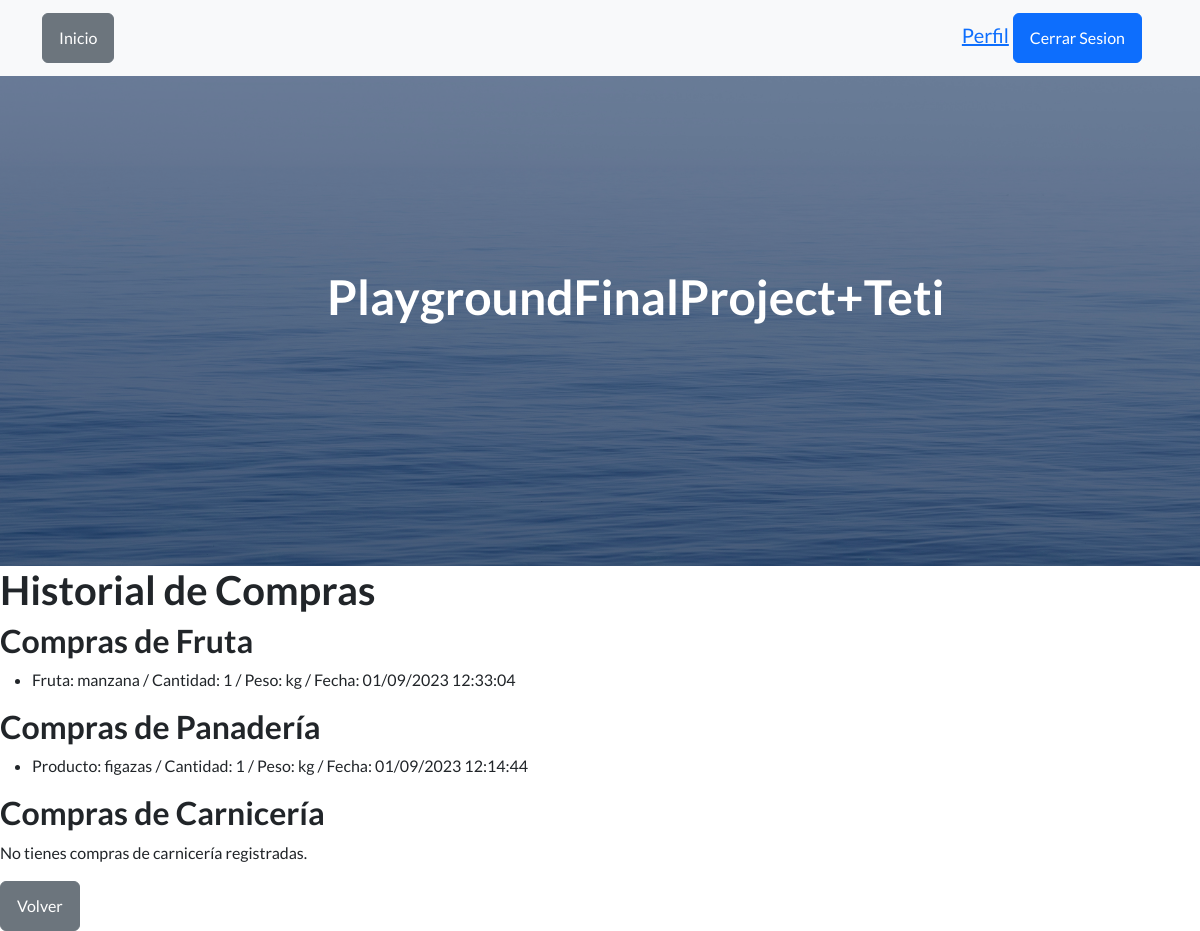
Before: /app1/compras/ (signed in) with the older database file.
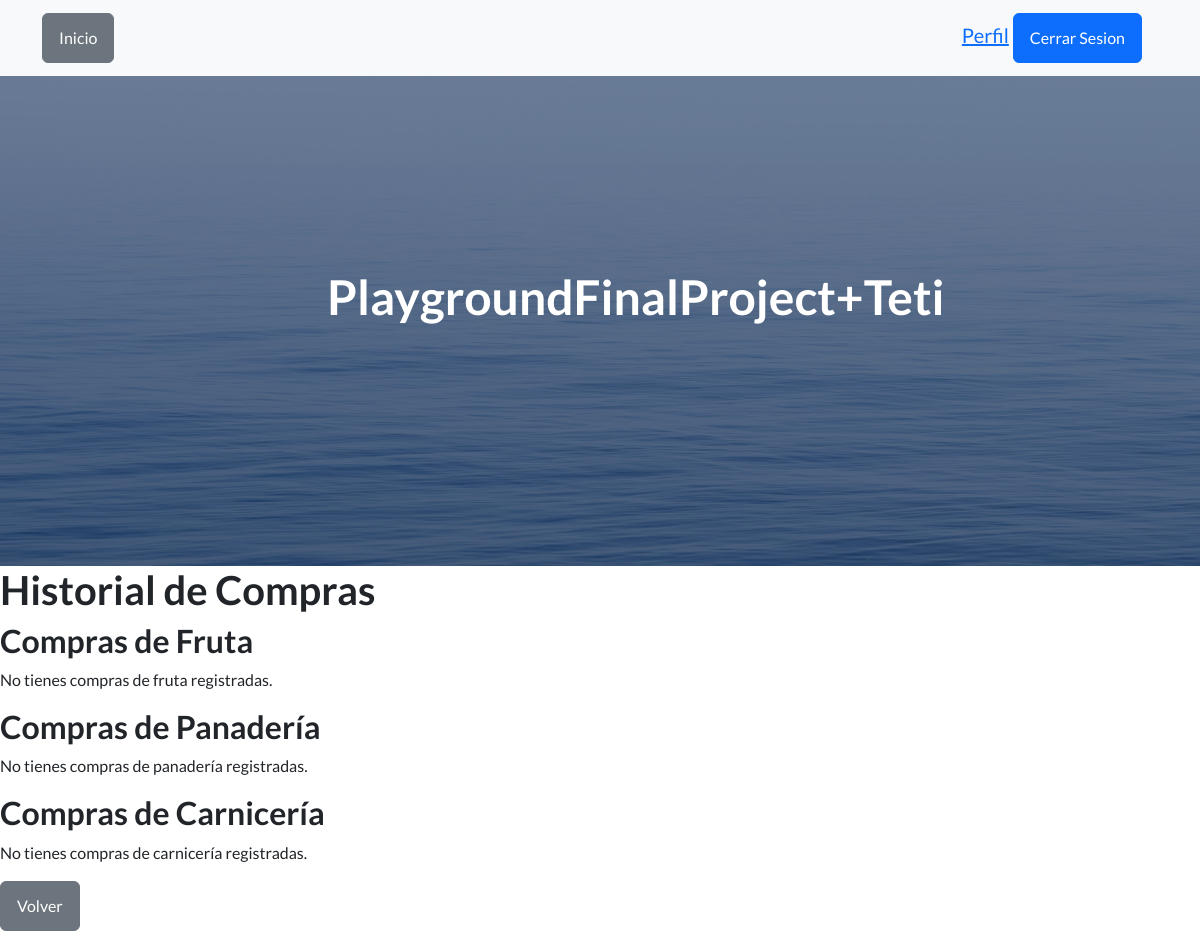
After: the same page with the newer database file.
### app1/models.py (models this page shows, shortened)
class Fruta(models.Model):
    id = models.AutoField(primary_key=True)
    usuario = models.ForeignKey(User, on_delete=models.CASCADE)
    fruta = models.CharField(max_length=100)
    cantidad = models.IntegerField()
    peso = models.CharField(max_length=100, default="0.0")
    fecha_creacion = models.DateTimeField(auto_now_add=True)

class Panaderia(models.Model):
    id = models.AutoField(primary_key=True)
    usuario = models.ForeignKey(User, on_delete=models.CASCADE)
    pan = models.CharField(max_length=100)
    cantidad = models.IntegerField()
    peso = models.CharField(max_length=100, default="0.0")
    fecha_creacion = models.DateTimeField(auto_now_add=True)

### app1/views.py (the view)
# urls.py: path('compras/', views.compras, name='compras'),
@login_required(login_url='app1:login')
def compras(request):
    user = request.user
    compras_fruta = Fruta.objects.filter(usuario=user)
    compras_panaderia = Panaderia.objects.filter(usuario=user)
    compras_carniceria = Carniceria.objects.filter(usuario=user)
    return render(request, 'compras.html', {
        'compras_fruta': compras_fruta,
        'compras_panaderia': compras_panaderia,
        'compras_carniceria': compras_carniceria
    })

### Template/compras.html
{% extends 'index.html' %}
{% block content %}
<h1>Historial de Compras</h1>
<h2>Compras de Fruta</h2>
{% if compras_fruta %}
<ul>
    {% for compra in compras_fruta %}
    <li>
        Fruta: {{ compra.fruta }} / Cantidad: {{ compra.cantidad }} / Peso: {{ compra.peso }} / Fecha: {{ compra.fecha_creacion|date:"d/m/Y H:i:s" }}
    </li>
    {% endfor %}
</ul>
{% else %}
<p>No tienes compras de fruta registradas.</p>
{% endif %}
<h2>Compras de Panadería</h2>
{% if compras_panaderia %}
<ul>
    {% for compra in compras_panaderia %}
    <li>
        Producto: {{ compra.pan }} / Cantidad: {{ compra.cantidad }} / Peso: {{ compra.peso }} / Fecha: {{ compra.fecha_creacion|date:"d/m/Y H:i:s" }}
    </li>
    {% endfor %}
</ul>
{% else %}
<p>No tienes compras de panadería registradas.</p>
{% endif %}
<h2>Compras de Carnicería</h2>
{% if compras_carniceria %}
<ul>
    {% for compra in compras_carniceria %}
    <li>
        Carne: {{ compra.carne }} / Cantidad: {{ compra.cantidad }} / Peso: {{ compra.peso }} / Fecha: {{ compra.fecha_creacion|date:"d/m/Y H:i:s" }}
    </li>
    {% endfor %}
</ul>
{% else %}
<p>No tienes compras de carnicería registradas.</p>
{% endif %}
<a href="{% url 'app1:index' %}" class="btn btn-secondary">Volver</a>
{% endblock %}

Changed rows visible on the page:
removed Fruta: fruta "manzana", cantidad "1", peso "kg", fecha_creacion "01/09/2023 12:33:04"
removed Panaderia: pan "figazas", cantidad "1", peso "kg", fecha_creacion "01/09/2023 12:14:44"
Other visible differences:
text now shown: "No tienes compras de fruta registradas. No tienes compras de panadería registradas."
